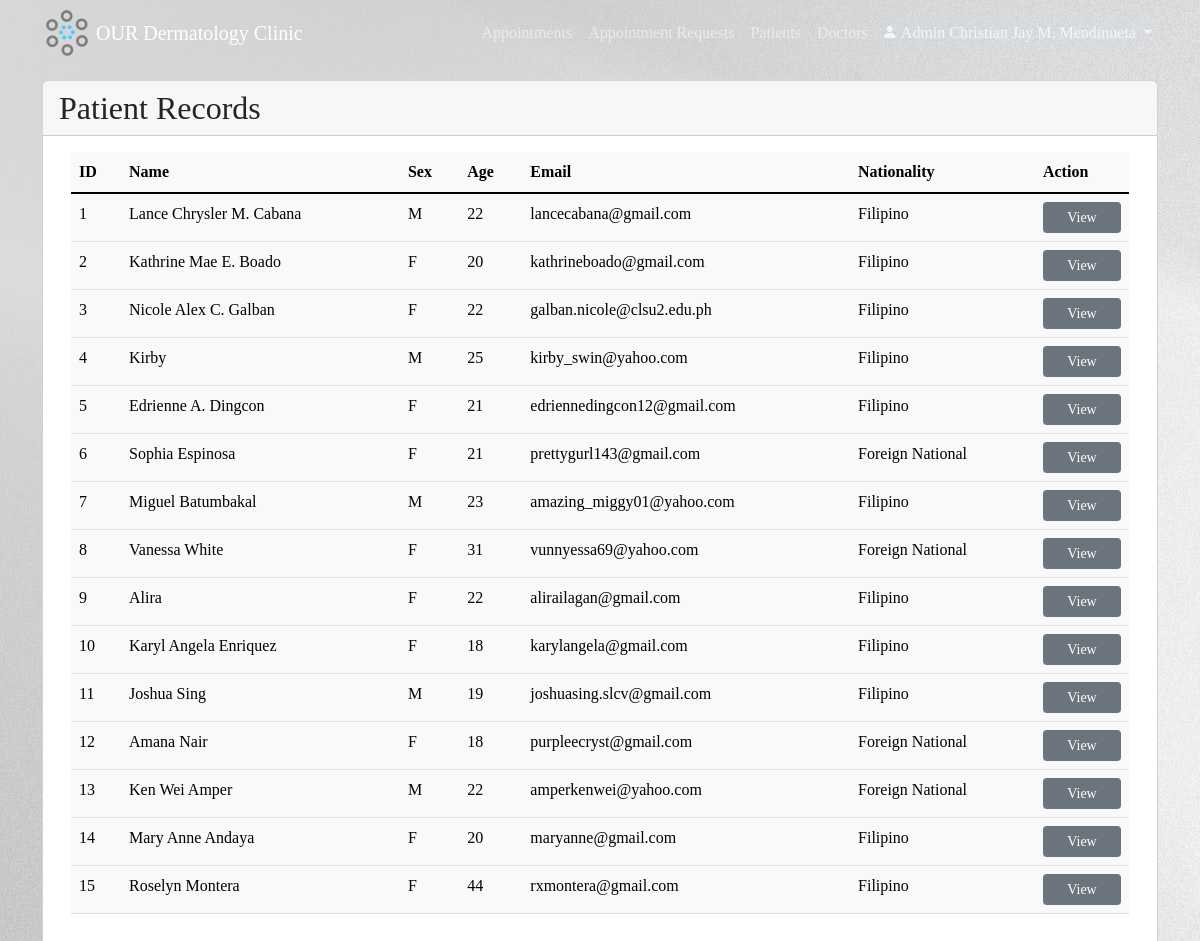
Screenshot of /assets/admin/patients.php (signed in) with the database file from the repository.
### tables this page shows
CREATE TABLE `admin_table` (
  `admin_id` int(20) NOT NULL,
  `admin_username` varchar(45) NOT NULL,
  `admin_password` varchar(255) NOT NULL,
  `admin_name` varchar(45) NOT NULL,
  `admin_sex` enum('M','F') DEFAULT NULL,
  `admin_age` int(10) NOT NULL,
  `admin_birthdate` date NOT NULL,
  `admin_email` varchar(45) NOT NULL,
  `admin_phone_no` varchar(11) NOT NULL,
  `admin_address` varchar(100) DEFAULT NULL
);

CREATE TABLE `patient_table` (
  `patient_id` int(20) NOT NULL,
  `patient_name` varchar(100) DEFAULT NULL,
  `patient_sex` enum('M','F') DEFAULT NULL,
  `patient_age` int(10) DEFAULT NULL,
  `patient_birthdate` date DEFAULT NULL,
  `patient_birthplace` varchar(45) DEFAULT NULL,
  `patient_phone_no` varchar(11) DEFAULT NULL,
  `patient_email` varchar(45) NOT NULL,
  `patient_address` varchar(100) DEFAULT NULL,
  `patient_civil_status` enum('Single','Married','Widowed','Separated') DEFAULT NULL,
  `patient_username` varchar(45) NOT NULL,
  `patient_password` varchar(255) NOT NULL,
  `patient_nationality` enum('Filipino','Foreign National') DEFAULT NULL,
  `patient_religion` varchar(45) DEFAULT NULL
);

### assets/admin/patients.php (the view, shortened to what this page needs)
<?php
include "../config.php";
$sessionUser = $_SESSION['admin_id'];
$admin_data = "SELECT * FROM admin_table WHERE admin_id='$sessionUser'";
$results = mysqli_query($conn, $admin_data);
$admin = mysqli_fetch_array($results);
$patient_qry = "SELECT * FROM patient_table";
$results = mysqli_query($conn, $patient_qry);
$row_count = mysqli_num_rows($results);
?>
<!DOCTYPE html>
<html>
<head>
    <link href="https://cdn.jsdelivr.net/npm/bootstrap@5.2.0-beta1/dist/css/bootstrap.min.css" rel="stylesheet">
    <link rel="stylesheet" href="https://cdn.jsdelivr.net/npm/bootstrap-icons@1.3.0/font/bootstrap-icons.css">
    <link rel="stylesheet" href="../css/style.css">
</head>
<body>
    <nav class="navbar navbar-expand-lg navbar-dark py-2 fixed-top">
        <div class="container">
            <a href="menu.php#"><img src="../img/logo.png" alt="logo"></a>
            <a href="menu.php" class="navbar-brand mx-1">OUR Dermatology Clinic</a>
            <div class="collapse navbar-collapse" id="navmenu">
                <ul class="navbar-nav ms-auto">
                    <li class="nav-item">
                        <a class="nav-link" href="appointment_records.php">Appointments</a>
                    </li>
                    <li class="nav-item">
                        <a class="nav-link" href="appointment_requests_list.php">Appointment Requests</a>
                    </li>
                    <li class="nav-item">
                        <a class="nav-link" href="#">Patients</a>
                    </li>
                    <li class="nav-item">
                        <a class="nav-link" href="doctors.php">Doctors</a>
                    </li>
                    <li class="nav-item">
                        <div class="dropdown navbar-nav">
                            <button class="pt-2 dropdown-toggle" id="dropdown_logout" data-bs-toggle="dropdown" aria-expanded="false">
                                <span class="bi-person-fill"> Admin </span><?php if (!empty($admin['admin_name'])) echo $admin['admin_name'];
                                                                            else echo $admin['admin_usernaname']; ?>
                            </button>
                        </div>
                    </li>
                </ul>
            </div>
        </div>
    </nav>
    <section>
        <div class="container ">
            <div class="row">
                <div class="col-md-12">
                    <div class="card">
                        <div class="card-header">
                            <span class="h2">Patient Records</span>
                        </div>
                        <div class="card-body">
                            <div class="container table-responsive-md">
                                <table class="table table-light table-hover caption-top">
                                    <thead>
                                        <th>ID</th>
                                        <th>Name</th>
                                        <th>Sex</th>
                                        <th>Age</th>
                                        <th>Email</th>
                                        <th>Nationality</th>
                                        <th>Action</th>
                                    </thead>
                                    <tbody class="table-group-divider">
                                        <?php
                                        if ($row_count > 0) {
                                            foreach ($results as $result) {
                                        ?>
                                                <tr>
                                                    <td><?= $result['patient_id']; ?></td>
                                                    <td><?= $result['patient_name']; ?></td>
                                                    <td><?= $result['patient_sex']; ?></td>
                                                    <td><?= $result['patient_age']; ?></td>
                                                    <td><?= $result['patient_email']; ?></td>
                                                    <td><?= $result['patient_nationality']; ?></td>
                                                    <td>
                                                        <form action="patient_profile.php" method="post">
                                                            <button class="col-12 btn btn-sm bg-secondary text-white" type="submit" name="selected_patient" value="<?= $result['patient_id']; ?>">View</button>
                                                        </form>
                                                    </td>
                                                </tr>
                                        <?php
                                            }
                                        }
                                        ?>
                                    </tbody>
                                </table>
                            </div>
                        </div>
                    </div>
                </div>
            </div>
        </div>
    </section>
</body>
</html>

### assets/css/style.css (style rules this page uses)
body::before { display: block; content:''; height: 80px; }
nav { background-image: url(../img/nav.jpg); }
nav img { height: 50px; }
nav button, footer button { background-color: transparent; border: none; color: aliceblue; }
body { background-image: url(../img/background.jpg); }
section button { width: 100%; }
.container { font-family: Century Gothic; }

### rows the page displays
admin_table: admin_name "Christian Jay M. Mendinueta"
patient_table: patient_id "1", patient_name "Lance Chrysler M. Cabana", patient_sex "M", patient_age "22", patient_email "lancecabana@gmail.com", patient_nationality "Filipino"
patient_table: patient_id "2", patient_name "Kathrine Mae E. Boado", patient_sex "F", patient_age "20", patient_email "kathrineboado@gmail.com", patient_nationality "Filipino"
patient_table: patient_id "3", patient_name "Nicole Alex C. Galban", patient_sex "F", patient_age "22", patient_email "galban.nicole@clsu2.edu.ph", patient_nationality "Filipino"
patient_table: patient_id "4", patient_name "Kirby", patient_sex "M", patient_age "25", patient_email "kirby_swin@yahoo.com", patient_nationality "Filipino"
patient_table: patient_id "5", patient_name "Edrienne A. Dingcon", patient_sex "F", patient_age "21", patient_email "edriennedingcon12@gmail.com", patient_nationality "Filipino"
patient_table: patient_id "6", patient_name "Sophia Espinosa", patient_sex "F", patient_age "21", patient_email "prettygurl143@gmail.com", patient_nationality "Foreign National"
patient_table: patient_id "7", patient_name "Miguel Batumbakal", patient_sex "M", patient_age "23", patient_email "amazing_miggy01@yahoo.com", patient_nationality "Filipino"
patient_table: patient_id "8", patient_name "Vanessa White", patient_sex "F", patient_age "31", patient_email "vunnyessa69@yahoo.com", patient_nationality "Foreign National"
patient_table: patient_id "9", patient_name "Alira", patient_sex "F", patient_age "22", patient_email "alirailagan@gmail.com", patient_nationality "Filipino"
patient_table: patient_id "10", patient_name "Karyl Angela Enriquez", patient_sex "F", patient_age "18", patient_email "karylangela@gmail.com", patient_nationality "Filipino"
patient_table: patient_id "11", patient_name "Joshua Sing", patient_sex "M", patient_age "19", patient_email "joshuasing.slcv@gmail.com", patient_nationality "Filipino"
patient_table: patient_id "12", patient_name "Amana Nair", patient_sex "F", patient_age "18", patient_email "purpleecryst@gmail.com", patient_nationality "Foreign National"
patient_table: patient_id "13", patient_name "Ken Wei Amper", patient_sex "M", patient_age "22", patient_email "amperkenwei@yahoo.com", patient_nationality "Foreign National"
patient_table: patient_id "14", patient_name "Mary Anne Andaya", patient_sex "F", patient_age "20", patient_email "maryanne@gmail.com", patient_nationality "Filipino"
patient_table: patient_id "15", patient_name "Roselyn Montera", patient_sex "F", patient_age "44", patient_email "rxmontera@gmail.com", patient_nationality "Filipino"
